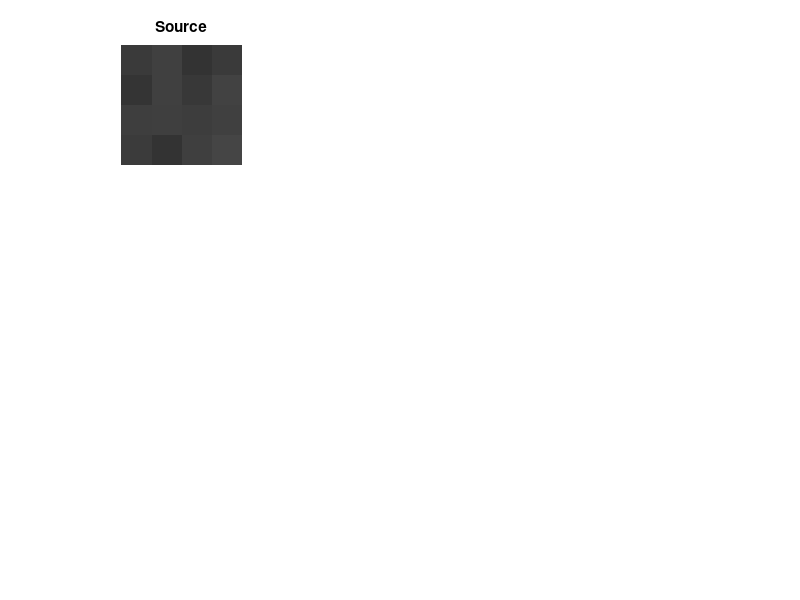

This chart was generated by the following MATLAB code: (Note: this script raises an error after producing the figure.)
% ================================================================
% The Sample code is from: 
% https://www.mathworks.com/matlabcentral/fileexchange/40359-h-264-baseline-codec-v2 
% (license.txt)
% Modified by chian-chen, Date: 2024/07/03
% Example in Tutorial P.59-61
% ================================================================
load table;
X = [58, 64, 51, 58;
     52, 64, 56, 66;
     62, 63, 61, 64;
     59, 51, 63, 69];

figure;
colormap(gray(256));

subplot(3, 3, 1);
imshow(X/255);
title('Source');

W = integer_transform(X);
QP_values = 0:6:42;
subplot_positions = 2:9;

for i = 1:length(QP_values)
    QP = QP_values(i);
    
    W = integer_transform(X);
    Z = quantization(W, QP);
    W = inv_quantization(Z, QP);
    Y = inv_integer_transform(W);
    X_re = round(Y/64);
    
    subplot(3, 3, subplot_positions(i));
    imshow(X_re/255);
    colormap(gray(256));
    title(['QP = ' num2str(QP)]);
end

set(gcf, 'Position', [100, 100, 800, 800]);
  
 
function [W]= integer_transform(X)
% X is a 4x4 block of data
% W is the trasnsformed coefficients
% U is the 4 x 4 DCT
% C is the core transform matrix, derived from U
% a = 1/2;
% b = sqrt(2) * cos(pi / 8);
% c = sqrt(1/2) * cos(3 * pi / 8);
% U = [a c a c
%      c b c b
%      a c a c
%      c b c b];


C =  [1 1 1 1
      2 1 -1 -2
      1 -1 -1 1
      1 -2 2 -1];
 
W = (C*X*C'); 
end
function [Z] = quantization(W,QP)
% q is qbits
q = 15 + floor(QP/6);

% M is the multiplying factor which is found from QP value
% MF is the multiplying factor matrix
% rem(QP,6) alpha   beta    gamma
%           (a)     (b)      (g)
% 0         13107   5243    8066
% 1         11916   4660    7490
% 2         10082   4194    6554
% 3         9362    3647    5825
% 4         8192    3355    5243
% 5         7282    2893    4559

MF =[13107 5243 8066
     11916 4660 7490
     10082 4194 6554
     9362  3647 5825
     8192  3355 5243
     7282  2893 4559];
 
x = rem(QP,6);
 
a = MF(x+1,1);
b = MF(x+1,2);
g = MF(x+1,3);

M = [a g a g
     g b g b
     a g a g
     g b g b];

% scaling and quantization 
Z = round(W.*(M/2^q));
end
function [W]= inv_quantization(Z,QP)
% q is qbits
q = 15 + floor(QP/6);

% The scaling factor matrix V depend on the QP and the position of the
% coefficient.
% delta lambda miu
SM = [10 16 13
      11 18 14
      13 20 16
      14 23 18
      16 25 20
      18 29 23];
 
 x = rem(QP,6);
 
 % find delta, lambda and miu values
 d = SM(x+1,1);
 l = SM(x+1,2);
 m = SM(x+1,3);

 V = [d m d m
      m l m l
      d m d m
      m l m l];
  
 % find the inverse quantized coefficients
  W = Z.*V;
  W = bitshift(W,q-15,'int64');
end
function [Y] = inv_integer_transform(W)
% Ci is the inverse core transform matrix
Ci =  [1 1 1 1
      1 1/2 -1/2 -1
      1 -1 -1 1
      1/2 -1 1 -1/2];

Y = Ci'*W*Ci;
end


